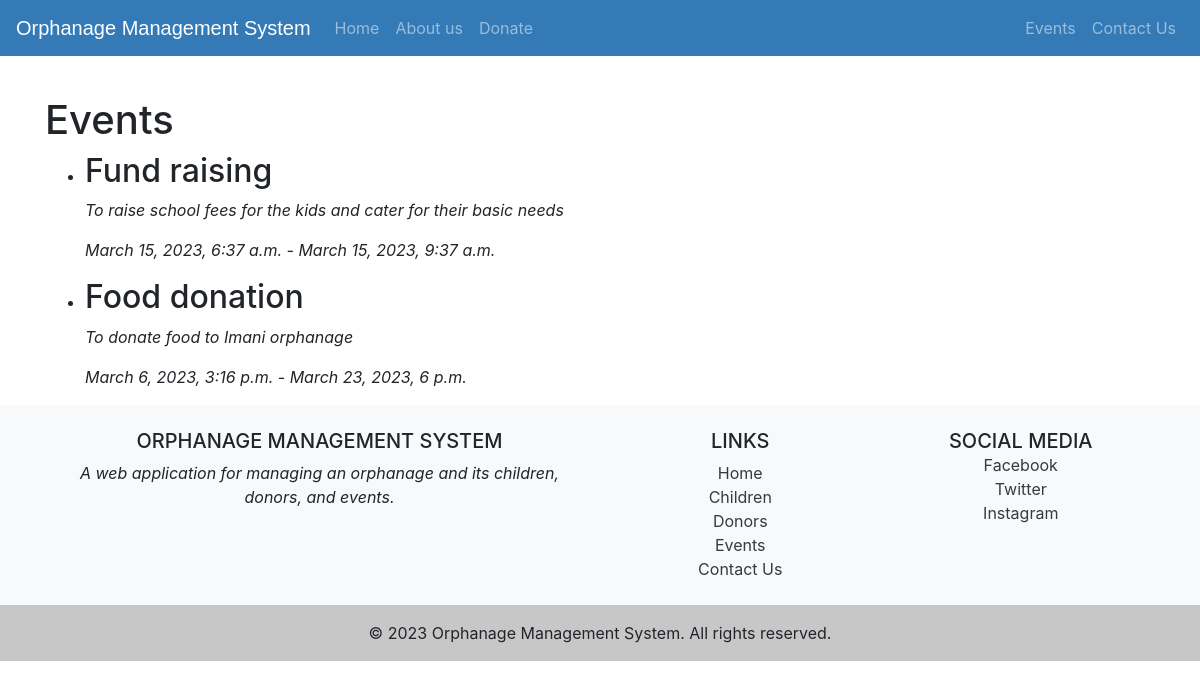
Screenshot of /events/ with the database file from the repository.
### orphan/models.py (models this page shows, shortened)
class Event(models.Model):
    title = models.CharField(max_length=100)
    description = models.TextField()
    start_time = models.DateTimeField()
    end_time = models.DateTimeField()

### orphan/views.py (the view)
# urls.py: path('events/', views.event_list, name='event_list'),
def event_list(request):
    events = Event.objects.all()
    return render(request, 'orphan/event_list.html', {'events': events})

### orphan/templates/orphan/event_list.html (shortened to what this page needs)
{% extends 'orphan/base.html' %}
{% block content %}
<br><br><br>
  <h1>Events</h1>
  {% if events %}
    <ul>
    {% for event in events %}
      <li>
        <h2>{{ event.title }}</h2>
        <p>{{ event.description }}</p>
        <p>{{ event.start_time }} - {{ event.end_time }}</p>
      </li>
    {% endfor %}
    </ul>
  {% else %}
    <p>No events scheduled.</p>
  {% endif %}
{% endblock %}

### orphan/templates/orphan/base.html (shortened to what this page needs)
{% load static %}
<!DOCTYPE html>
<html>
<head>
	<link rel="stylesheet" href="{% static 'css/main.css' %}">
</head>
<body>
	{% include 'orphan/navbar.html' %}
	<div class="container mt-4">
		{% block content %}{% endblock %}
	</div>
	{% include 'orphan/footer.html' %}
</body>
</html>

### orphan/templates/orphan/navbar.html (shortened to what this page needs)
<!DOCTYPE html>
{% load static %}
<html lang="en">
<head>
  <link rel="stylesheet" href="https://stackpath.bootstrapcdn.com/bootstrap/4.3.1/css/bootstrap.min.css">
  <link rel="stylesheet" href="https://maxcdn.bootstrapcdn.com/font-awesome/4.7.0/css/font-awesome.min.css">
</head>
<body>
  <div class="bs-example">
    <nav class="navbar navbar-expand-md navbar-dark fixed-top" style="background:#337AB7;">
      <a href="/" class="navbar-brand">Orphanage Management System</a>
      <div class="collapse navbar-collapse justify-content-between" id="navbarCollapse">
        <div class="navbar-nav">
          <a href="{% url 'home' %}" class="nav-item nav-link">Home</a>
          <a href="{% url 'about' %}" class="nav-item nav-link">About us</a>
          <a href="{% url 'donate_view' %}" class="nav-item nav-link">Donate</a>
        </div>
        <div class="navbar-nav">
          <a href="{% url 'event_list' %}" class="nav-item nav-link">Events</a>
          <a href="{% url 'contact_us' %}" class="nav-item nav-link">Contact Us</a>
        </div>
      </div>
    </nav>
  </div>
</body>
</html>

### orphan/templates/orphan/footer.html
<footer class="bg-light text-center text-lg-start">
    <div class="container p-4">
      <div class="row">
        <div class="col-lg-6 col-md-12 mb-4 mb-md-0">
          <h5 class="text-uppercase">Orphanage Management System</h5>
          <p>A web application for managing an orphanage and its children, donors, and events.</p>
        </div>
        <div class="col-lg-3 col-md-6 mb-4 mb-md-0">
          <h5 class="text-uppercase">Links</h5>
          <ul class="list-unstyled mb-0">
            <li>
              <a href="{% url 'home' %}" class="text-dark">Home</a>
            </li>
            <li>
              <a href="{% url 'about' %}" class="text-dark">Children</a>
            </li>
            <li>
              <a href="{% url 'donate_view' %}" class="text-dark">Donors</a>
            </li>
            <li>
              <a href="{% url 'event_list' %}" class="text-dark">Events</a>
            </li>
            <li>
              <a href="{% url 'contact_us' %}" class="text-dark">Contact Us</a>
            </li>
          </ul>
        </div>
        <div class="col-lg-3 col-md-6 mb-4 mb-md-0">
          <h5 class="text-uppercase mb-0">Social Media</h5>
          <ul class="list-unstyled">
            <li>
              <a href="#!" class="text-dark">Facebook</a>
            </li>
            <li>
              <a href="#!" class="text-dark">Twitter</a>
            </li>
            <li>
              <a href="#!" class="text-dark">Instagram</a>
            </li>
          </ul>
        </div>
      </div>
    </div>
    <div class="text-center p-3" style="background-color: rgba(0, 0, 0, 0.2);">
      © 2023 Orphanage Management System. All rights reserved.
    </div>
  </footer>

### orphan/static/css/main.css (style rules this page uses)
p { margin-top: 5px; font-style: italic; }

### orphan/templates/orphan/navbar.html (style rules this page uses)
.bs-example { margin: 0px; }
.navbar-brand { font-size: 20px; font-family: sans-serif; }

### rows the page displays
Event: title "Fund raising", description "To raise school fees for the kids and cater for their basic needs", start_time "March 15, 2023, 6:37 a.m.", end_time "March 15, 2023, 9:37 a.m."
Event: title "Food donation", description "To donate food to Imani orphanage", start_time "March 6, 2023, 3:16 p.m.", end_time "March 23, 2023, 6 p.m."
